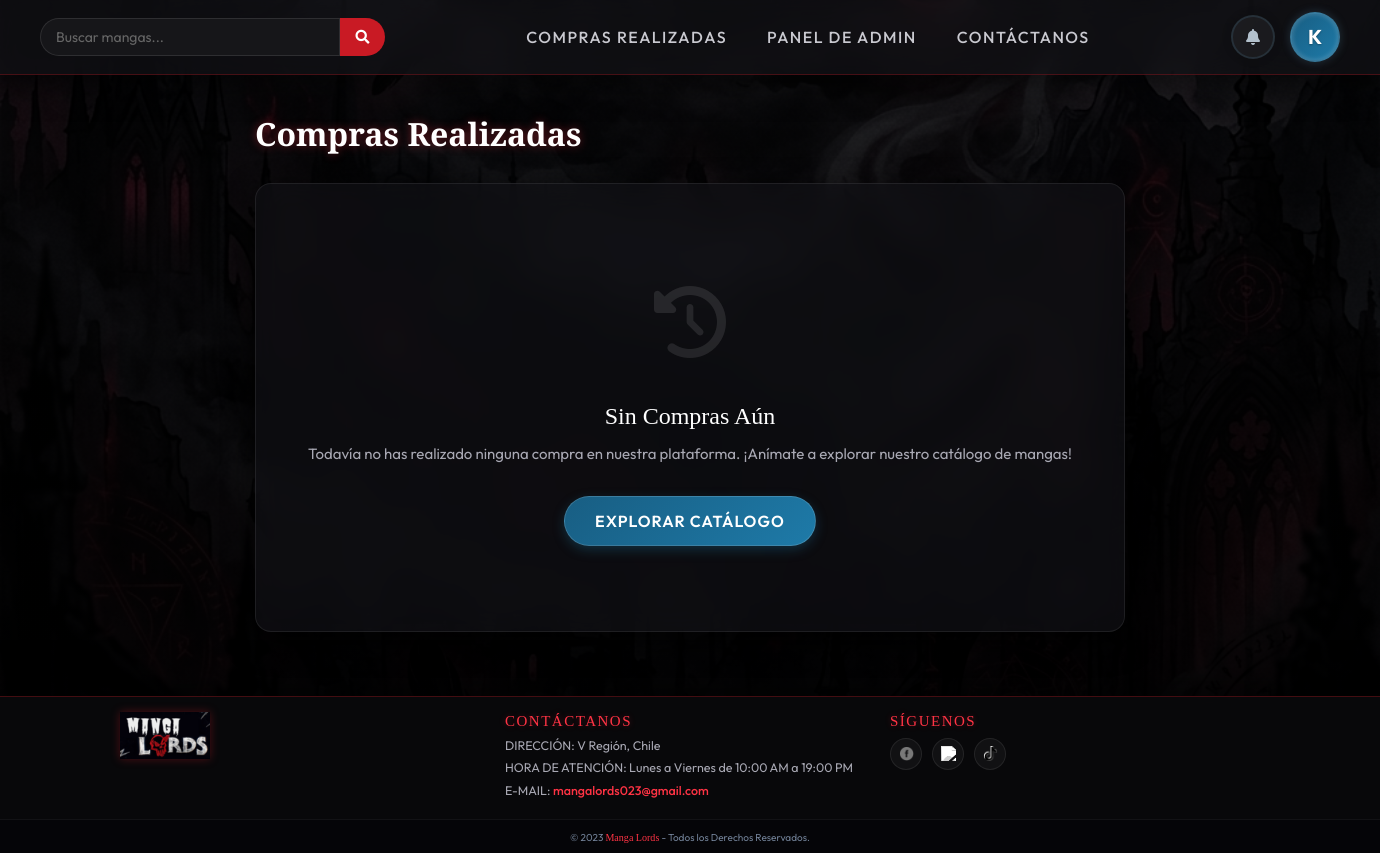
Before: /compras/ (signed in) with the older database file.
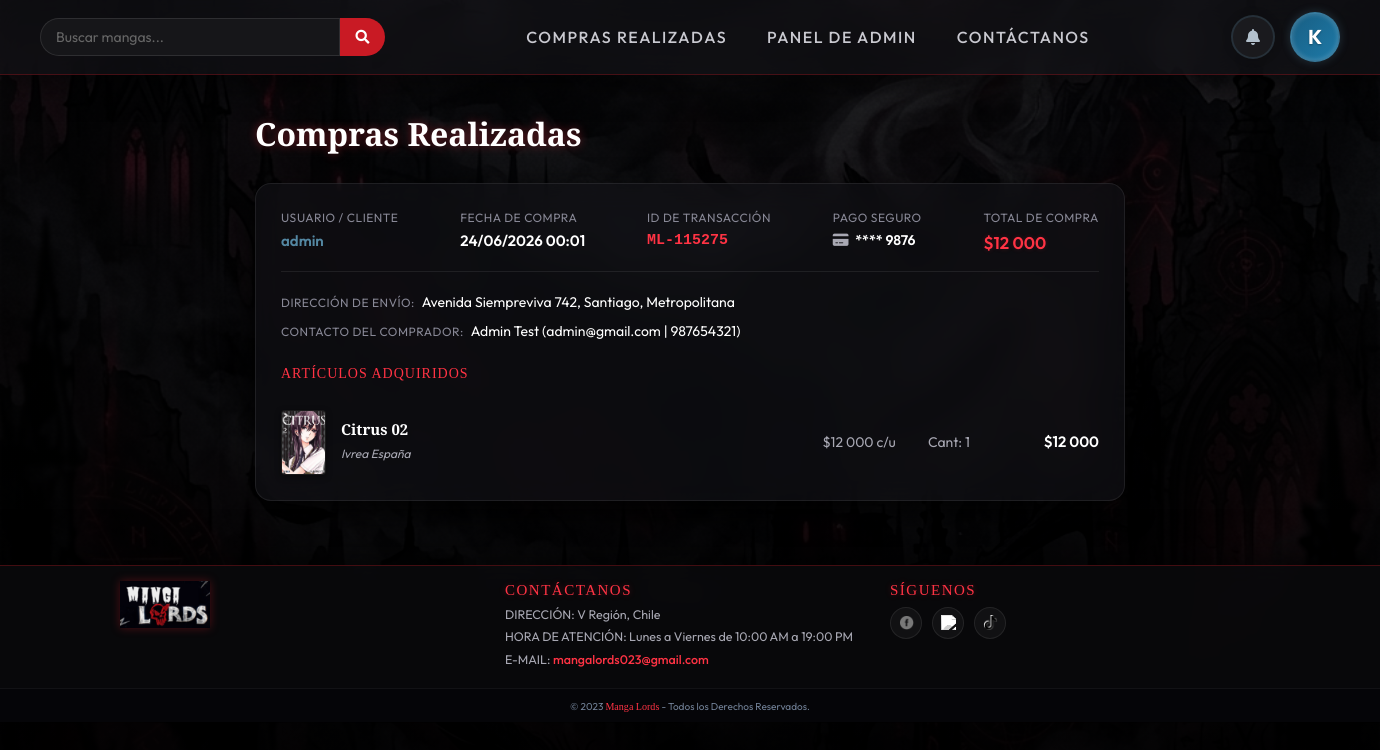
After: the same page with the newer database file.
### app/models.py (models this page shows, shortened)
class Pedido(models.Model):
    user = models.ForeignKey(User, on_delete=models.CASCADE, related_name='pedidos')
    transaction_id = models.CharField(max_length=50, unique=True, verbose_name="ID de Transacción")
    nombre = models.CharField(max_length=200, verbose_name="Nombre Completo")
    email = models.EmailField(verbose_name="Email")
    telefono = models.CharField(max_length=20, verbose_name="Teléfono")
    direccion = models.CharField(max_length=500, verbose_name="Dirección")
    total_price = models.IntegerField(verbose_name="Total Pagado")
    fecha = models.DateTimeField(auto_now_add=True, verbose_name="Fecha de Compra")
    tarjeta_ultimos_cuatro = models.CharField(max_length=4, verbose_name="Últimos 4 dígitos")

class DetallePedido(models.Model):
    pedido = models.ForeignKey(Pedido, on_delete=models.CASCADE, related_name='detalles')
    manga_titulo = models.CharField(max_length=100, verbose_name="Título del Manga")
    manga_editorial = models.CharField(max_length=100, verbose_name="Editorial")
    precio_unitario = models.IntegerField(verbose_name="Precio Unitario")
    cantidad = models.IntegerField(verbose_name="Cantidad")
    subtotal = models.IntegerField(verbose_name="Subtotal")
    manga = models.ForeignKey(Manga, on_delete=models.SET_NULL, null=True, blank=True)

class Manga(models.Model):
    id = models.CharField(primary_key=True,max_length=6, verbose_name ="Id") #llave primaria
    titulo = models.CharField(max_length=50, verbose_name ="Título")
    imagen = models.ImageField(upload_to='imagenes/', verbose_name ="Imagenes" ,null=True)
    editorial = models.CharField(max_length=50, verbose_name ="Editotial")
    precio = models.IntegerField(verbose_name ="Precio")
    descripcion = models.TextField(max_length=1000, verbose_name ="Descripción")
    cantidad = models.IntegerField(verbose_name ="Cantidad")
    descuento = models.IntegerField(default=0, verbose_name="Descuento (%)")

### app/views.py (the view)
# urls.py: path('compras/', compras_realizadas, name='compras_realizadas'),
@login_required
def compras_realizadas(request):
    if request.user.is_staff:
        pedidos = Pedido.objects.all().order_by('-fecha').prefetch_related('detalles__manga')
    else:
        pedidos = Pedido.objects.filter(user=request.user).order_by('-fecha').prefetch_related('detalles__manga')
    context = {
        'pedidos': pedidos
    }
    return render(request, 'app/compras_realizadas.html', context)

### app/context_processors.py (called while the page is built, shortened)
def cart_counter(request):
    total_items = 0
    return {
        'cart_total_items': total_items
    }

def notifications_processor(request):
    if request.user.is_authenticated:
        notifs = Notificacion.objects.filter(user=request.user).order_by('-fecha_creacion')
        unread_count = notifs.filter(leido=False).count()
        return {
            'header_notifications': notifs[:15],  # Mostrar las últimas 15 en el panel
            'unread_notifications_count': unread_count
        }
    return {
        'header_notifications': [],
        'unread_notifications_count': 0
    }

### app/templates/app/compras_realizadas.html (shortened to what the changed rows need)
{% extends 'app/base.html' %}
{% load static %}
{% load humanize %}
{% block css %}
    <link rel="stylesheet" href="https://cdn.jsdelivr.net/npm/bootstrap@4.6.2/dist/css/bootstrap.min.css">
    <link rel="stylesheet" href="{% static 'app/vistas/base.css' %}?v=2">
{% endblock %}
{% block contenido %}
<div class="history-container">
    <h1 class="history-title">Compras Realizadas</h1>
    {% if pedidos %}
        {% for pedido in pedidos %}
            <div class="order-card">
                <div class="order-header">
                    {% if user.is_staff %}
                    <div class="order-meta-item">
                        <span class="meta-label">Usuario / Cliente</span>
                        <span class="meta-value" style="color: #5488a3;">{{ pedido.user.username }}</span>
                    </div>
                    {% endif %}
                    <div class="order-meta-item">
                        <span class="meta-label">Fecha de Compra</span>
                        <span class="meta-value">{{ pedido.fecha|date:"d/m/Y H:i" }}</span>
                    </div>
                    <div class="order-meta-item">
                        <span class="meta-label">ID de Transacción</span>
                        <span class="meta-value" style="font-family: monospace; color: #ff3344;">{{ pedido.transaction_id }}</span>
                    </div>
                    <div class="order-meta-item">
                        <span class="meta-label">Pago Seguro</span>
                        <span class="meta-value" style="font-size: 14px;"><i class="fa-solid fa-credit-card mr-1" style="color: #a8a8b3;"></i> **** {{ pedido.tarjeta_ultimos_cuatro }}</span>
                    </div>
                    <div class="order-meta-item">
                        <span class="meta-label">Total de Compra</span>
                        <span class="meta-value order-total-value">${{ pedido.total_price|intcomma }}</span>
                    </div>
                </div>
                <div class="mb-4" style="font-size: 14px; display: flex; flex-direction: column; gap: 8px;">
                    <div>
                        <span class="meta-label">Dirección de Envío:</span>
                        <span class="text-white font-weight-500 ml-1">{{ pedido.direccion }}</span>
                    </div>
                    {% if user.is_staff %}
                    <div>
                        <span class="meta-label">Contacto del Comprador:</span>
                        <span class="text-white font-weight-500 ml-1">
                            {{ pedido.nombre }} ({{ pedido.email }} | {{ pedido.telefono }})
                        </span>
                    </div>
                    {% endif %}
                </div>
                <div class="order-items-box">
                    <h3 class="order-details-title">Artículos Adquiridos</h3>
                    {% for item in pedido.detalles.all %}
                        <div class="order-item-row">
                            <div class="order-item-img-wrapper">
                                {% if item.manga and item.manga.imagen %}
                                    <img src="{{ item.manga.imagen.url }}" alt="{{ item.manga_titulo }}" class="order-item-img">
                                {% else %}
                                    <div class="order-item-no-img"><i class="fa-solid fa-book"></i></div>
                                {% endif %}
                            </div>
                            <div class="order-item-details">
                                <div class="order-item-name-box">
                                    <h4 class="order-item-name">{{ item.manga_titulo }}</h4>
                                    <span class="order-item-editorial">{{ item.manga_editorial }}</span>
                                </div>
                                <div class="order-item-price">
                                    ${{ item.precio_unitario|intcomma }} c/u
                                </div>
                                <div class="order-item-qty">
                                    Cant: {{ item.cantidad }}
                                </div>
                                <div class="order-item-subtotal">
                                    ${{ item.subtotal|intcomma }}
                                </div>
                            </div>
                        </div>
                    {% endfor %}
                </div>
            </div>
        {% endfor %}
    {% else %}
        <div class="order-card">
            <div class="empty-history-container">
                <div class="empty-history-icon">
                    <i class="fa-solid fa-clock-rotate-left"></i>
                </div>
                <h2 class="empty-history-title">Sin Compras Aún</h2>
                <p class="empty-history-text">Todavía no has realizado ninguna compra en nuestra plataforma. ¡Anímate a explorar nuestro catálogo de mangas!</p>
                <a href="{% url 'directorio' %}" class="btn-empty-action">
                    Explorar Catálogo
                </a>
            </div>
        </div>
    {% endif %}
</div>
{% endblock %}

Changed rows visible on the page:
added Pedido: user.username "admin", fecha "24/06/2026 00:01", transaction_id "ML-115275", tarjeta_ultimos_cuatro "9876", total_price "12 000", direccion "Avenida Siempreviva 742, Santiago, Metropolitana", nombre "Admin Test", email "admin@gmail.com", telefono "987654321"
added DetallePedido: manga.imagen (picture), manga_titulo "Citrus 02", manga_editorial "Ivrea España", precio_unitario "12 000", cantidad "1", subtotal "12 000"
Other visible differences:
text no longer shown: "Sin Compras Aún Todavía no has realizado ninguna compra en nuestra plataforma. ¡Anímate a explorar nuestro catálogo de mangas! EXPLORAR CATÁLOGO"
